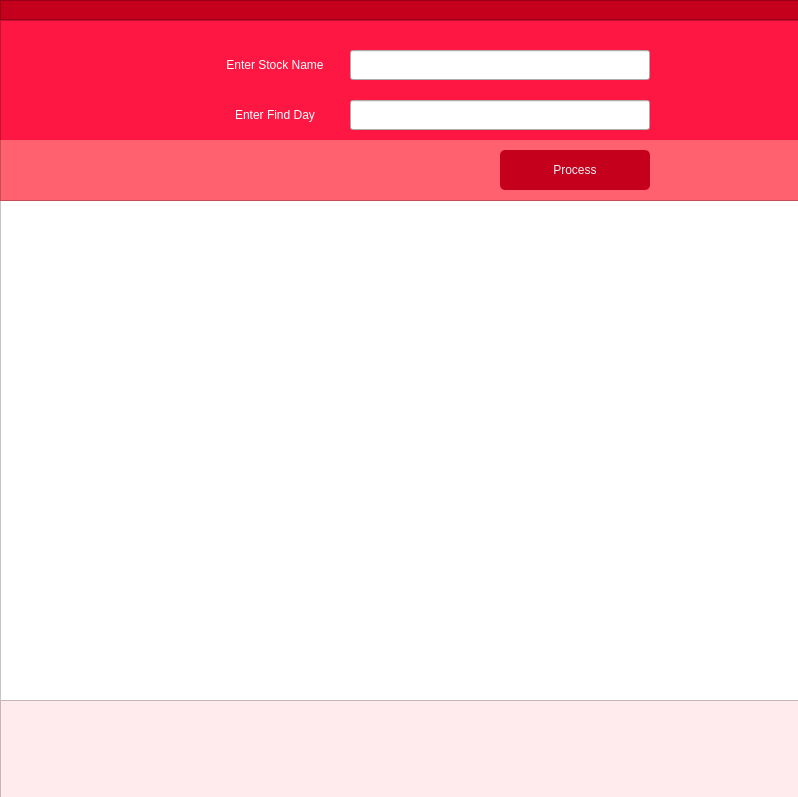
<?xml version="1.0" encoding="UTF-8"?>
<ui version="4.0">
 <class>Form</class>
 <widget class="QWidget" name="Form">
  <property name="geometry">
   <rect>
    <x>0</x>
    <y>0</y>
    <width>798</width>
    <height>797</height>
   </rect>
  </property>
  <property name="windowTitle">
   <string>Form</string>
  </property>
  <widget class="QFrame" name="frame">
   <property name="geometry">
    <rect>
     <x>0</x>
     <y>0</y>
     <width>800</width>
     <height>20</height>
    </rect>
   </property>
   <property name="styleSheet">
    <string notr="true">QFrame#frame
{
	background: #c4001d;
}</string>
   </property>
   <property name="frameShape">
    <enum>QFrame::StyledPanel</enum>
   </property>
   <property name="frameShadow">
    <enum>QFrame::Raised</enum>
   </property>
  </widget>
  <widget class="QFrame" name="frame_2">
   <property name="geometry">
    <rect>
     <x>0</x>
     <y>20</y>
     <width>800</width>
     <height>150</height>
    </rect>
   </property>
   <property name="styleSheet">
    <string notr="true">QFrame
{
	background: #ff1744;

}</string>
   </property>
   <property name="frameShape">
    <enum>QFrame::StyledPanel</enum>
   </property>
   <property name="frameShadow">
    <enum>QFrame::Raised</enum>
   </property>
   <widget class="QLabel" name="label_sname">
    <property name="geometry">
     <rect>
      <x>200</x>
      <y>30</y>
      <width>150</width>
      <height>30</height>
     </rect>
    </property>
    <property name="styleSheet">
     <string notr="true">QLabel#label_sname
{
	color: white;
}</string>
    </property>
    <property name="text">
     <string>Enter Stock Name</string>
    </property>
    <property name="alignment">
     <set>Qt::AlignCenter</set>
    </property>
   </widget>
   <widget class="QLineEdit" name="edit_sname">
    <property name="geometry">
     <rect>
      <x>350</x>
      <y>30</y>
      <width>300</width>
      <height>30</height>
     </rect>
    </property>
   </widget>
   <widget class="QLabel" name="label_sday">
    <property name="geometry">
     <rect>
      <x>200</x>
      <y>80</y>
      <width>150</width>
      <height>30</height>
     </rect>
    </property>
    <property name="styleSheet">
     <string notr="true">QLabel#label_sday
{
	color: white;
}</string>
    </property>
    <property name="text">
     <string>Enter Find Day</string>
    </property>
    <property name="alignment">
     <set>Qt::AlignCenter</set>
    </property>
   </widget>
   <widget class="QLineEdit" name="edit_sday">
    <property name="geometry">
     <rect>
      <x>350</x>
      <y>80</y>
      <width>300</width>
      <height>30</height>
     </rect>
    </property>
   </widget>
  </widget>
  <widget class="QFrame" name="frame_3">
   <property name="geometry">
    <rect>
     <x>0</x>
     <y>140</y>
     <width>800</width>
     <height>661</height>
    </rect>
   </property>
   <property name="styleSheet">
    <string notr="true">QFrame#frame_3
{
	background: white;
}</string>
   </property>
   <property name="frameShape">
    <enum>QFrame::StyledPanel</enum>
   </property>
   <property name="frameShadow">
    <enum>QFrame::Raised</enum>
   </property>
   <widget class="QWidget" name="plotter" native="true">
    <property name="geometry">
     <rect>
      <x>0</x>
      <y>60</y>
      <width>800</width>
      <height>501</height>
     </rect>
    </property>
   </widget>
   <widget class="QFrame" name="frame_5">
    <property name="geometry">
     <rect>
      <x>0</x>
      <y>560</y>
      <width>800</width>
      <height>100</height>
     </rect>
    </property>
    <property name="styleSheet">
     <string notr="true">QFrame
{
	background: #ffebee;
}</string>
    </property>
    <property name="frameShape">
     <enum>QFrame::StyledPanel</enum>
    </property>
    <property name="frameShadow">
     <enum>QFrame::Raised</enum>
    </property>
    <widget class="QLabel" name="Result">
     <property name="geometry">
      <rect>
       <x>220</x>
       <y>20</y>
       <width>421</width>
       <height>71</height>
      </rect>
     </property>
     <property name="text">
      <string/>
     </property>
    </widget>
   </widget>
   <widget class="QFrame" name="frame_4">
    <property name="geometry">
     <rect>
      <x>0</x>
      <y>-10</y>
      <width>800</width>
      <height>71</height>
     </rect>
    </property>
    <property name="styleSheet">
     <string notr="true">QFrame
{
	background: #ff616f;
}</string>
    </property>
    <property name="frameShape">
     <enum>QFrame::StyledPanel</enum>
    </property>
    <property name="frameShadow">
     <enum>QFrame::Raised</enum>
    </property>
    <widget class="QLabel" name="label_error">
     <property name="enabled">
      <bool>false</bool>
     </property>
     <property name="geometry">
      <rect>
       <x>200</x>
       <y>20</y>
       <width>271</width>
       <height>40</height>
      </rect>
     </property>
     <property name="font">
      <font>
       <family>Times New Roman</family>
       <pointsize>8</pointsize>
      </font>
     </property>
     <property name="styleSheet">
      <string notr="true">QLabel
{
	color: white;
}</string>
     </property>
     <property name="text">
      <string/>
     </property>
     <property name="alignment">
      <set>Qt::AlignCenter</set>
     </property>
    </widget>
    <widget class="QPushButton" name="process">
     <property name="geometry">
      <rect>
       <x>500</x>
       <y>20</y>
       <width>150</width>
       <height>40</height>
      </rect>
     </property>
     <property name="styleSheet">
      <string notr="true">QPushButton
{
	position: relative;
	display: block;
  	padding: 0;
  	overflow: hidden;
	border-width: 0;
  	outline: none;
  	border-radius: 2px;
  	box-shadow: 0 1px 4px rgba(0, 0, 0, .6);
  	background-color: #c4001d;
  	color: #ecf0f1;
  	transition: background-color .3s;
	border-radius: 5px;
}</string>
     </property>
     <property name="text">
      <string>Process</string>
     </property>
    </widget>
   </widget>
  </widget>
 </widget>
 <resources/>
 <connections/>
</ui>
